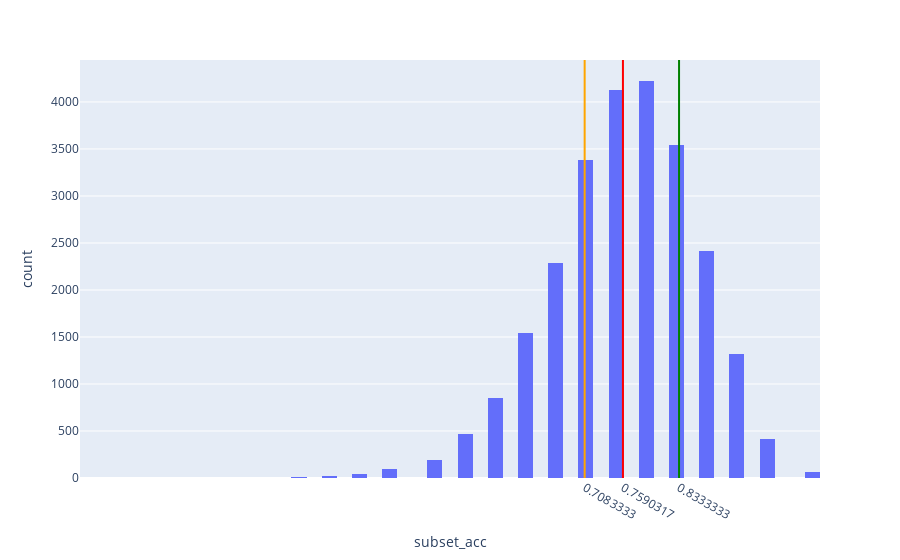

The cell this chart's notebook holds for it:
### Code cell
meanVal = caseAccDf["subset_acc"].mean()
# medianVal = multilabelCaseDf["subset_acc"].median()
firstQuarter = np.quantile(caseAccDf["subset_acc"].values, 0.25)
thirdQuarter = np.quantile(caseAccDf["subset_acc"].values, 0.75)

fig = px.histogram(caseAccDf, x="subset_acc")
fig.add_vline(x=meanVal, line_width=2, line_color="red")
# fig.add_vline(x=medianVal, line_width=2, line_color="blue")
fig.add_vline(x=firstQuarter, line_width=2, line_color="orange")
fig.add_vline(x=thirdQuarter, line_width=2, line_color="green")

fig.update_layout(
    xaxis = dict(
        tickmode = 'array',
        tickvals = [meanVal, firstQuarter, thirdQuarter],
    )
)

### Figure 1 — Plotly figure (JSON) as saved in the notebook; plotly's stock layout.template omitted (floating-point values rounded to 4 significant figures; data arrays with more than 128 entries replaced by an {"elided": "..."} marker saying what was removed)
{"data": [{"alignmentgroup": "True", "bingroup": "x", "hovertemplate": "subset_acc=%{x}<br>count=%{y}<extra></extra>", "legendgroup": "", "marker": {"color": "#636efa", "pattern": {"shape": ""}}, "name": "", "offsetgroup": "", "orientation": "v", "showlegend": false, "type": "histogram", "x": {"elided": "25000 float values"}, "xaxis": "x", "yaxis": "y"}], "layout": {"barmode": "relative", "legend": {"tracegroupgap": 0}, "margin": {"t": 60}, "shapes": [{"line": {"color": "red", "width": 2}, "type": "line", "x0": 0.759, "x1": 0.759, "xref": "x", "y0": 0, "y1": 1, "yref": "y domain"}, {"line": {"color": "orange", "width": 2}, "type": "line", "x0": 0.7083, "x1": 0.7083, "xref": "x", "y0": 0, "y1": 1, "yref": "y domain"}, {"line": {"color": "green", "width": 2}, "type": "line", "x0": 0.8333, "x1": 0.8333, "xref": "x", "y0": 0, "y1": 1, "yref": "y domain"}], "xaxis": {"anchor": "y", "domain": [0, 1], "tickmode": "array", "tickvals": [0.759, 0.7083, 0.8333], "title": {"text": "subset_acc"}}, "yaxis": {"anchor": "x", "domain": [0, 1], "title": {"text": "count"}}}}
